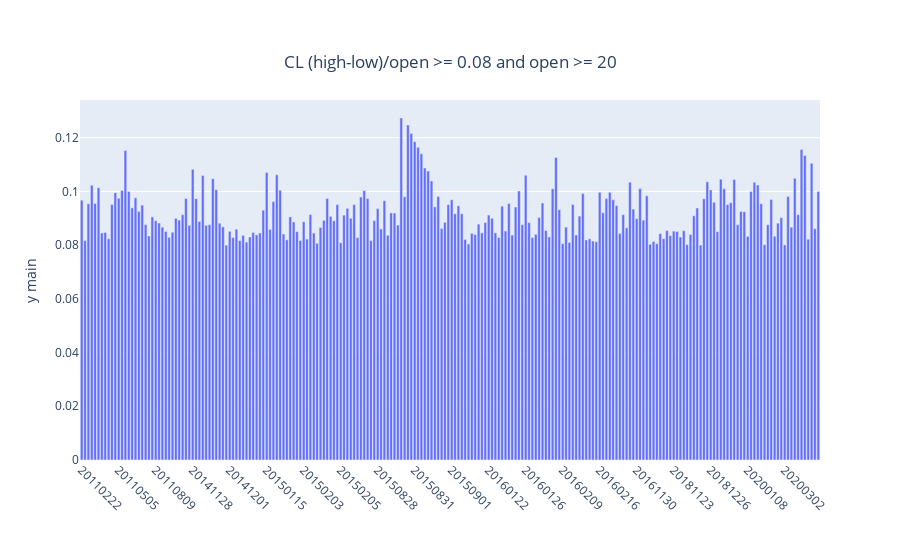

Write notebook code for a chart like this one.
### Code cell
dfgbb = df_big_bars.sort_values('settle_date')
dfgbb.index = list(range(len(dfgbb)))
dfgbb['num'] = dfgbb.index
iplot(plotly_plot(df_in=dfgbb[['num','hilo_perc']],
                  x_column='num',bar_plot=True,
                  plot_title=f'{commod} (high-low)/open >= {hilo} and open >= {minprice}',
                  x_value_labels=dfgbb.settle_date.values))

### Figure 1 — Plotly figure (JSON) as saved in the notebook; plotly's stock layout.template omitted (floating-point values rounded to 4 significant figures; data arrays with more than 128 entries replaced by an {"elided": "..."} marker saying what was removed)
{"data": [{"name": "hilo_perc", "type": "bar", "x": {"elided": "220 int values"}, "y": {"elided": "220 float values"}, "yaxis": "y"}], "layout": {"margin": {"b": 100}, "title": {"text": "CL (high-low)/open >= 0.08 and open >= 20", "x": 0.5, "xanchor": "center", "y": 0.9, "yanchor": "top"}, "xaxis": {"tickangle": 45, "ticktext": [20110222, 20110505, 20110809, 20141128, 20141201, 20150115, 20150203, 20150205, 20150828, 20150831, 20150901, 20160122, 20160126, 20160209, 20160216, 20161130, 20181123, 20181226, 20200108, 20200302], "tickvals": [0, 11, 22, 33, 44, 55, 66, 77, 88, 99, 110, 121, 132, 143, 154, 165, 176, 187, 198, 209], "type": "category"}, "yaxis": {"title": {"text": "y main"}}, "yaxis2": {"overlaying": "y", "side": "right", "title": {"text": "y alt"}}}}
